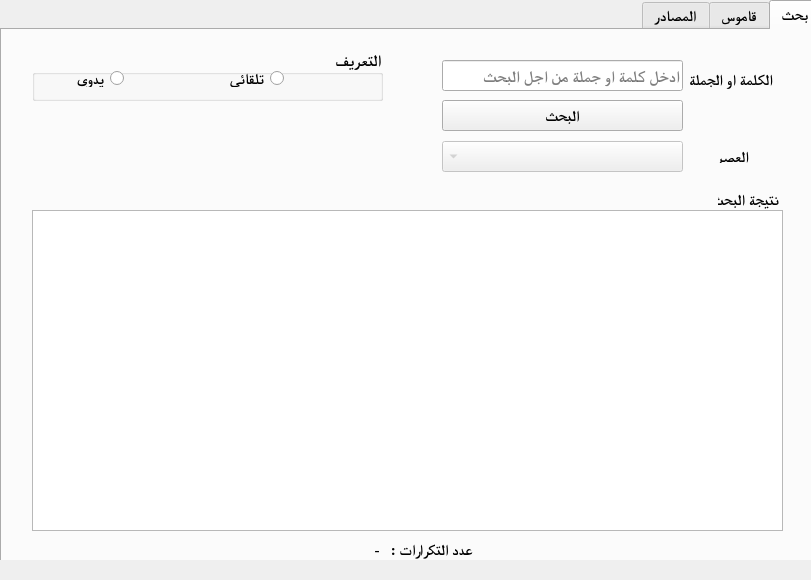
<?xml version="1.0" encoding="UTF-8"?>
<ui version="4.0">
 <class>MainWindow</class>
 <widget class="QMainWindow" name="MainWindow">
  <property name="geometry">
   <rect>
    <x>0</x>
    <y>0</y>
    <width>811</width>
    <height>580</height>
   </rect>
  </property>
  <property name="minimumSize">
   <size>
    <width>811</width>
    <height>511</height>
   </size>
  </property>
  <property name="maximumSize">
   <size>
    <width>811</width>
    <height>580</height>
   </size>
  </property>
  <property name="windowTitle">
   <string>القاموس التاريخي</string>
  </property>
  <widget class="QWidget" name="centralwidget">
   <property name="minimumSize">
    <size>
     <width>811</width>
     <height>560</height>
    </size>
   </property>
   <property name="maximumSize">
    <size>
     <width>811</width>
     <height>560</height>
    </size>
   </property>
   <property name="cursor">
    <cursorShape>PointingHandCursor</cursorShape>
   </property>
   <property name="layoutDirection">
    <enum>Qt::RightToLeft</enum>
   </property>
   <widget class="QTabWidget" name="tabWidget">
    <property name="geometry">
     <rect>
      <x>0</x>
      <y>0</y>
      <width>821</width>
      <height>581</height>
     </rect>
    </property>
    <property name="font">
     <font>
      <family>Times New Roman</family>
      <pointsize>11</pointsize>
      <weight>75</weight>
      <bold>true</bold>
     </font>
    </property>
    <property name="layoutDirection">
     <enum>Qt::RightToLeft</enum>
    </property>
    <property name="currentIndex">
     <number>0</number>
    </property>
    <widget class="QWidget" name="T_Processus">
     <attribute name="title">
      <string>بحث</string>
     </attribute>
     <widget class="QLineEdit" name="TF_search">
      <property name="geometry">
       <rect>
        <x>440</x>
        <y>30</y>
        <width>241</width>
        <height>31</height>
       </rect>
      </property>
      <property name="font">
       <font>
        <family>Times New Roman</family>
        <pointsize>12</pointsize>
       </font>
      </property>
      <property name="layoutDirection">
       <enum>Qt::RightToLeft</enum>
      </property>
      <property name="placeholderText">
       <string>ادخل كلمة او جملة من اجل البحث</string>
      </property>
     </widget>
     <widget class="QPushButton" name="B_search">
      <property name="geometry">
       <rect>
        <x>440</x>
        <y>70</y>
        <width>241</width>
        <height>31</height>
       </rect>
      </property>
      <property name="font">
       <font>
        <family>Times New Roman</family>
        <pointsize>11</pointsize>
        <weight>75</weight>
        <bold>true</bold>
       </font>
      </property>
      <property name="text">
       <string>البحث</string>
      </property>
     </widget>
     <widget class="QLabel" name="label">
      <property name="geometry">
       <rect>
        <x>700</x>
        <y>120</y>
        <width>47</width>
        <height>13</height>
       </rect>
      </property>
      <property name="font">
       <font>
        <family>Times New Roman</family>
        <pointsize>11</pointsize>
        <weight>75</weight>
        <bold>true</bold>
       </font>
      </property>
      <property name="text">
       <string>العصر</string>
      </property>
     </widget>
     <widget class="QComboBox" name="C_period">
      <property name="enabled">
       <bool>false</bool>
      </property>
      <property name="geometry">
       <rect>
        <x>440</x>
        <y>111</y>
        <width>241</width>
        <height>31</height>
       </rect>
      </property>
      <property name="duplicatesEnabled">
       <bool>false</bool>
      </property>
     </widget>
     <widget class="QLabel" name="label_2">
      <property name="geometry">
       <rect>
        <x>716</x>
        <y>160</y>
        <width>61</width>
        <height>20</height>
       </rect>
      </property>
      <property name="font">
       <font>
        <family>Times New Roman</family>
        <pointsize>11</pointsize>
        <weight>75</weight>
        <bold>true</bold>
       </font>
      </property>
      <property name="text">
       <string>نتيجة البحث</string>
      </property>
     </widget>
     <widget class="QPlainTextEdit" name="TA_result">
      <property name="geometry">
       <rect>
        <x>30</x>
        <y>180</y>
        <width>751</width>
        <height>321</height>
       </rect>
      </property>
      <property name="font">
       <font>
        <family>Times New Roman</family>
        <pointsize>11</pointsize>
       </font>
      </property>
      <property name="layoutDirection">
       <enum>Qt::RightToLeft</enum>
      </property>
     </widget>
     <widget class="QLabel" name="label_3">
      <property name="geometry">
       <rect>
        <x>680</x>
        <y>40</y>
        <width>91</width>
        <height>20</height>
       </rect>
      </property>
      <property name="font">
       <font>
        <family>Times New Roman</family>
        <pointsize>11</pointsize>
        <weight>75</weight>
        <bold>true</bold>
       </font>
      </property>
      <property name="text">
       <string>الكلمة او الجملة</string>
      </property>
     </widget>
     <widget class="QGroupBox" name="GB_definition">
      <property name="geometry">
       <rect>
        <x>30</x>
        <y>20</y>
        <width>351</width>
        <height>51</height>
       </rect>
      </property>
      <property name="font">
       <font>
        <family>Times New Roman</family>
        <pointsize>12</pointsize>
        <weight>75</weight>
        <bold>true</bold>
       </font>
      </property>
      <property name="title">
       <string>التعريف</string>
      </property>
      <widget class="QRadioButton" name="RB_man">
       <property name="geometry">
        <rect>
         <x>10</x>
         <y>20</y>
         <width>82</width>
         <height>17</height>
        </rect>
       </property>
       <property name="font">
        <font>
         <family>Times New Roman</family>
         <pointsize>11</pointsize>
         <weight>75</weight>
         <bold>true</bold>
        </font>
       </property>
       <property name="text">
        <string>يدوي</string>
       </property>
       <property name="checked">
        <bool>false</bool>
       </property>
      </widget>
      <widget class="QRadioButton" name="RB_auto">
       <property name="geometry">
        <rect>
         <x>170</x>
         <y>20</y>
         <width>82</width>
         <height>17</height>
        </rect>
       </property>
       <property name="font">
        <font>
         <family>Times New Roman</family>
         <pointsize>11</pointsize>
         <weight>75</weight>
         <bold>true</bold>
        </font>
       </property>
       <property name="text">
        <string>تلقائي</string>
       </property>
       <property name="checkable">
        <bool>true</bool>
       </property>
       <property name="checked">
        <bool>false</bool>
       </property>
      </widget>
     </widget>
     <widget class="QLabel" name="L_period_repeat">
      <property name="geometry">
       <rect>
        <x>350</x>
        <y>510</y>
        <width>121</width>
        <height>20</height>
       </rect>
      </property>
      <property name="font">
       <font>
        <pointsize>11</pointsize>
        <weight>75</weight>
        <bold>true</bold>
       </font>
      </property>
      <property name="text">
       <string>عدد التكرارات :   -</string>
      </property>
     </widget>
    </widget>
    <widget class="QWidget" name="T_view">
     <attribute name="title">
      <string>قاموس</string>
     </attribute>
     <widget class="QListWidget" name="V_LW_word">
      <property name="geometry">
       <rect>
        <x>600</x>
        <y>150</y>
        <width>181</width>
        <height>181</height>
       </rect>
      </property>
      <property name="font">
       <font>
        <family>Times New Roman</family>
        <pointsize>11</pointsize>
        <weight>50</weight>
        <bold>false</bold>
       </font>
      </property>
     </widget>
     <widget class="QPlainTextEdit" name="V_TA_word_definition">
      <property name="geometry">
       <rect>
        <x>33</x>
        <y>149</y>
        <width>541</width>
        <height>181</height>
       </rect>
      </property>
      <property name="font">
       <font>
        <family>Times New Roman</family>
        <pointsize>11</pointsize>
        <weight>50</weight>
        <bold>false</bold>
       </font>
      </property>
     </widget>
     <widget class="QLabel" name="label_4">
      <property name="geometry">
       <rect>
        <x>270</x>
        <y>129</y>
        <width>47</width>
        <height>13</height>
       </rect>
      </property>
      <property name="font">
       <font>
        <pointsize>12</pointsize>
       </font>
      </property>
      <property name="text">
       <string>التعريف</string>
      </property>
     </widget>
     <widget class="QLabel" name="label_5">
      <property name="geometry">
       <rect>
        <x>660</x>
        <y>129</y>
        <width>47</width>
        <height>13</height>
       </rect>
      </property>
      <property name="font">
       <font>
        <pointsize>12</pointsize>
       </font>
      </property>
      <property name="text">
       <string>الكلمة</string>
      </property>
     </widget>
     <widget class="QPushButton" name="V_B_delete">
      <property name="geometry">
       <rect>
        <x>640</x>
        <y>339</y>
        <width>111</width>
        <height>31</height>
       </rect>
      </property>
      <property name="text">
       <string>حذف</string>
      </property>
     </widget>
     <widget class="QPushButton" name="V_B_modify">
      <property name="geometry">
       <rect>
        <x>320</x>
        <y>339</y>
        <width>151</width>
        <height>31</height>
       </rect>
      </property>
      <property name="text">
       <string>تعديل التعريف</string>
      </property>
     </widget>
     <widget class="QLabel" name="V_L_words">
      <property name="geometry">
       <rect>
        <x>370</x>
        <y>510</y>
        <width>111</width>
        <height>20</height>
       </rect>
      </property>
      <property name="text">
       <string>عدد الكلمات :    -</string>
      </property>
     </widget>
     <widget class="QLabel" name="label_11">
      <property name="geometry">
       <rect>
        <x>600</x>
        <y>39</y>
        <width>81</width>
        <height>21</height>
       </rect>
      </property>
      <property name="font">
       <font>
        <pointsize>12</pointsize>
       </font>
      </property>
      <property name="text">
       <string>اظهار الكلمات</string>
      </property>
     </widget>
     <widget class="QComboBox" name="V_C_words">
      <property name="geometry">
       <rect>
        <x>360</x>
        <y>30</y>
        <width>201</width>
        <height>31</height>
       </rect>
      </property>
     </widget>
     <widget class="QPushButton" name="V_B_modify_2">
      <property name="geometry">
       <rect>
        <x>140</x>
        <y>339</y>
        <width>151</width>
        <height>31</height>
       </rect>
      </property>
      <property name="text">
       <string>تغيير التأكيد</string>
      </property>
     </widget>
     <widget class="QPushButton" name="V_B_merge_dict">
      <property name="geometry">
       <rect>
        <x>40</x>
        <y>30</y>
        <width>171</width>
        <height>31</height>
       </rect>
      </property>
      <property name="text">
       <string>إدماج قاموس اخر</string>
      </property>
     </widget>
    </widget>
    <widget class="QWidget" name="T_sources">
     <attribute name="title">
      <string>المصادر</string>
     </attribute>
     <widget class="QTabWidget" name="tabWidget_2">
      <property name="geometry">
       <rect>
        <x>-10</x>
        <y>0</y>
        <width>821</width>
        <height>551</height>
       </rect>
      </property>
      <property name="currentIndex">
       <number>2</number>
      </property>
      <property name="iconSize">
       <size>
        <width>16</width>
        <height>16</height>
       </size>
      </property>
      <property name="elideMode">
       <enum>Qt::ElideNone</enum>
      </property>
      <property name="documentMode">
       <bool>false</bool>
      </property>
      <property name="tabsClosable">
       <bool>false</bool>
      </property>
      <property name="movable">
       <bool>false</bool>
      </property>
      <property name="tabBarAutoHide">
       <bool>false</bool>
      </property>
      <widget class="QWidget" name="T_S_quran">
       <attribute name="title">
        <string>القران الكريم</string>
       </attribute>
       <widget class="QLabel" name="label_6">
        <property name="geometry">
         <rect>
          <x>706</x>
          <y>40</y>
          <width>71</width>
          <height>20</height>
         </rect>
        </property>
        <property name="text">
         <string>اسم السورة</string>
        </property>
       </widget>
       <widget class="QComboBox" name="T_S_surah">
        <property name="geometry">
         <rect>
          <x>480</x>
          <y>30</y>
          <width>201</width>
          <height>31</height>
         </rect>
        </property>
       </widget>
       <widget class="QPlainTextEdit" name="T_S_surah_content">
        <property name="geometry">
         <rect>
          <x>33</x>
          <y>80</y>
          <width>751</width>
          <height>371</height>
         </rect>
        </property>
       </widget>
       <widget class="QLabel" name="T_S_ayah_number">
        <property name="geometry">
         <rect>
          <x>280</x>
          <y>460</y>
          <width>101</width>
          <height>31</height>
         </rect>
        </property>
        <property name="text">
         <string>عدد الايات :   -</string>
        </property>
       </widget>
       <widget class="QLabel" name="T_S_surah_number">
        <property name="geometry">
         <rect>
          <x>520</x>
          <y>460</y>
          <width>121</width>
          <height>31</height>
         </rect>
        </property>
        <property name="text">
         <string>رقم السورة :   -</string>
        </property>
       </widget>
      </widget>
      <widget class="QWidget" name="T_S_bukhari">
       <attribute name="title">
        <string>كتاب البخاري</string>
       </attribute>
       <widget class="QLabel" name="label_7">
        <property name="geometry">
         <rect>
          <x>680</x>
          <y>50</y>
          <width>71</width>
          <height>20</height>
         </rect>
        </property>
        <property name="text">
         <string>رقم الحديث </string>
        </property>
       </widget>
       <widget class="QPlainTextEdit" name="T_S_hadith_content">
        <property name="geometry">
         <rect>
          <x>63</x>
          <y>100</y>
          <width>691</width>
          <height>361</height>
         </rect>
        </property>
       </widget>
       <widget class="QComboBox" name="T_S_hadith">
        <property name="geometry">
         <rect>
          <x>500</x>
          <y>40</y>
          <width>171</width>
          <height>31</height>
         </rect>
        </property>
       </widget>
       <widget class="QLabel" name="T_S_book">
        <property name="geometry">
         <rect>
          <x>366</x>
          <y>480</y>
          <width>261</width>
          <height>20</height>
         </rect>
        </property>
        <property name="text">
         <string>اسم الكتاب :   -</string>
        </property>
       </widget>
       <widget class="QLabel" name="T_S_hadith_number">
        <property name="geometry">
         <rect>
          <x>170</x>
          <y>480</y>
          <width>151</width>
          <height>20</height>
         </rect>
        </property>
        <property name="text">
         <string>ترقيم الحديث :   -</string>
        </property>
       </widget>
      </widget>
      <widget class="QWidget" name="T_S_poeme">
       <attribute name="title">
        <string>الشعر</string>
       </attribute>
       <widget class="QPushButton" name="T_S_add_poeme">
        <property name="geometry">
         <rect>
          <x>80</x>
          <y>60</y>
          <width>201</width>
          <height>31</height>
         </rect>
        </property>
        <property name="text">
         <string>اضافة قصائد</string>
        </property>
       </widget>
       <widget class="QLabel" name="label_8">
        <property name="geometry">
         <rect>
          <x>710</x>
          <y>30</y>
          <width>47</width>
          <height>13</height>
         </rect>
        </property>
        <property name="text">
         <string>العصر</string>
        </property>
       </widget>
       <widget class="QComboBox" name="T_S_period">
        <property name="geometry">
         <rect>
          <x>420</x>
          <y>21</y>
          <width>261</width>
          <height>31</height>
         </rect>
        </property>
       </widget>
       <widget class="QComboBox" name="T_S_elcha3ir">
        <property name="geometry">
         <rect>
          <x>420</x>
          <y>61</y>
          <width>261</width>
          <height>31</height>
         </rect>
        </property>
       </widget>
       <widget class="QLabel" name="label_9">
        <property name="geometry">
         <rect>
          <x>710</x>
          <y>70</y>
          <width>61</width>
          <height>16</height>
         </rect>
        </property>
        <property name="text">
         <string>اسم الشاعر</string>
        </property>
       </widget>
       <widget class="QLabel" name="label_10">
        <property name="geometry">
         <rect>
          <x>710</x>
          <y>110</y>
          <width>47</width>
          <height>13</height>
         </rect>
        </property>
        <property name="text">
         <string>قصائده</string>
        </property>
       </widget>
       <widget class="QComboBox" name="T_S_kasida">
        <property name="geometry">
         <rect>
          <x>420</x>
          <y>101</y>
          <width>261</width>
          <height>31</height>
         </rect>
        </property>
       </widget>
       <widget class="QPlainTextEdit" name="T_S_poeme_content">
        <property name="geometry">
         <rect>
          <x>53</x>
          <y>160</y>
          <width>721</width>
          <height>311</height>
         </rect>
        </property>
       </widget>
       <widget class="QLineEdit" name="T_S_nb_poeme">
        <property name="geometry">
         <rect>
          <x>80</x>
          <y>19</y>
          <width>201</width>
          <height>31</height>
         </rect>
        </property>
        <property name="placeholderText">
         <string>ادخل عدد من اجل الاضافة</string>
        </property>
       </widget>
       <widget class="QProgressBar" name="T_S_progress_bar">
        <property name="geometry">
         <rect>
          <x>80</x>
          <y>100</y>
          <width>201</width>
          <height>21</height>
         </rect>
        </property>
        <property name="layoutDirection">
         <enum>Qt::LeftToRight</enum>
        </property>
        <property name="value">
         <number>0</number>
        </property>
       </widget>
      </widget>
     </widget>
    </widget>
   </widget>
  </widget>
 </widget>
 <resources/>
 <connections/>
</ui>
